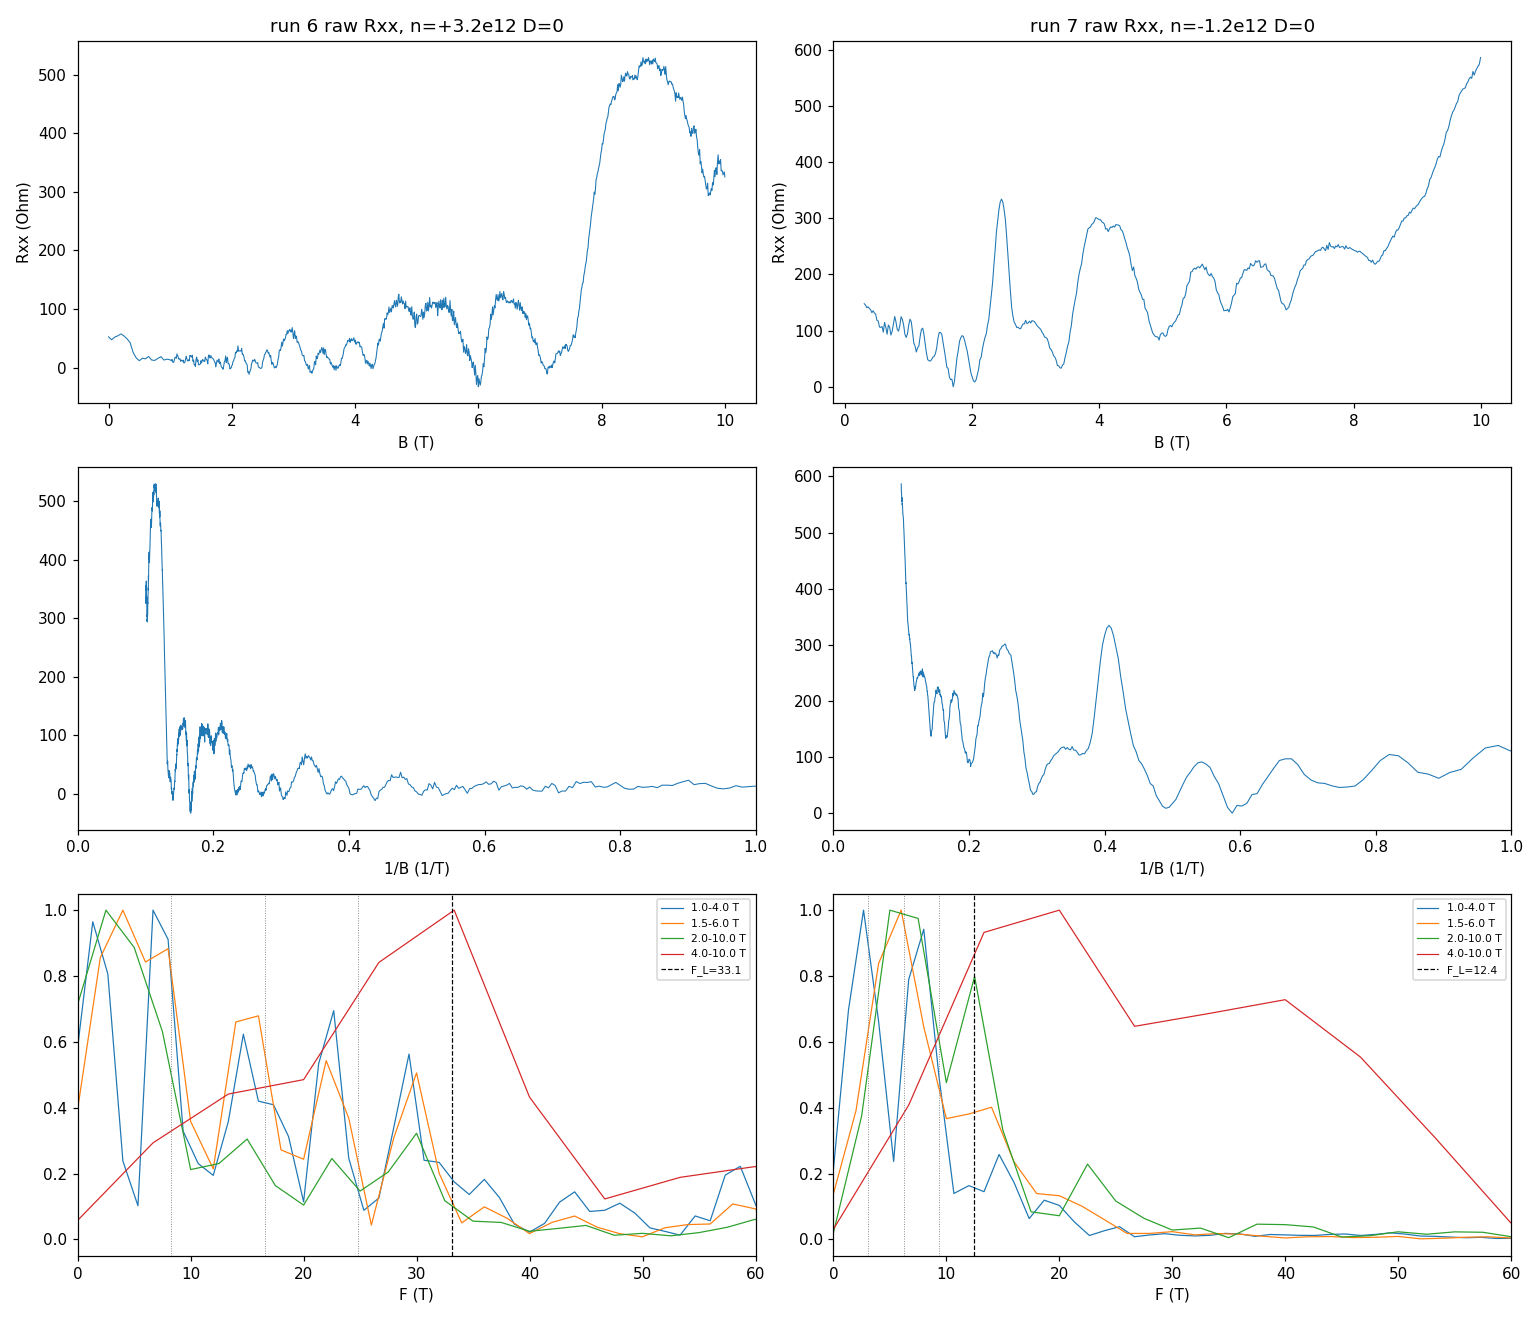

Recreate this plot in Python.
"""Scratch: SdH read of spot checks run 6 (electron, n=+3.2e12) and run 7 (hole, n=-1.2e12)."""
import numpy as np, matplotlib
matplotlib.use("Agg")
import matplotlib.pyplot as plt
from hera.analysis import open_run, sdh_fft, sdh_onset, SdhOnsetError, luttinger_frequency

def load(i):
    r = open_run(f"data/{i}")
    B = r.col("magnet_field"); I = r.col("sr0_X")/(-1e6); R = r.col("sr1_X")/I
    o = np.argsort(B); return B[o], R[o], r

fig, axs = plt.subplots(3, 2, figsize=(14, 12))
for k, (rid, n12) in enumerate([(6, 3.2), (7, -1.2)]):
    B, R, r = load(rid)
    FL = luttinger_frequency(abs(n12)*1e16)
    print(f"\n=== run {rid}: n = {n12:+.2f}e12, F_L (single FS, g=4) = {FL:.2f} T; pts {len(B)}, B {B.min():.2f}-{B.max():.2f}")
    axs[0, k].plot(B, R, lw=0.7); axs[0, k].set_title(f"run {rid} raw Rxx, n={n12:+.1f}e12 D=0"); axs[0, k].set_xlabel("B (T)"); axs[0, k].set_ylabel("Rxx (Ohm)")
    m = B > 0.29
    axs[1, k].plot(1/B[m], R[m], lw=0.7); axs[1, k].set_xlabel("1/B (1/T)"); axs[1, k].set_xlim(0, 1/1.0)
    # onset
    try:
        on = sdh_onset(R, B, r_full_scale=50e-6/10e-9)
        print(on.summary())
    except SdhOnsetError as e:
        print("sdh_onset failed:", e)
    # FFT in windows
    for (blo, bhi), c in [((1.0, 4.0), "C0"), ((1.5, 6.0), "C1"), ((2.0, 10.0), "C2"), ((4.0, 10.0), "C3")]:
        mm = (B >= blo) & (B <= bhi)
        if mm.sum() < 20: continue
        f, sp = sdh_fft(R[mm][:, None], B[mm], bg_degree=4, log=False, nfft=2048)
        sp = sp[0]; sel = (f > 1) & (f < 80)
        pk = f[sel][np.argsort(sp[sel])[::-1][:6]]
        print(f"  FFT window {blo}-{bhi} T: top peaks (T): {np.round(np.sort(pk),2)}")
        axs[2, k].plot(f, sp/sp[sel].max(), c, lw=0.8, label=f"{blo}-{bhi} T")
    axs[2, k].axvline(FL, color="k", ls="--", lw=0.8, label=f"F_L={FL:.1f}")
    for frac in (0.25, 0.5, 0.75): axs[2, k].axvline(FL*frac, color="gray", ls=":", lw=0.6)
    axs[2, k].set_xlim(0, 60); axs[2, k].set_xlabel("F (T)"); axs[2, k].legend(fontsize=7)
    # minima positions (candidates for QH) at high B
    from scipy.signal import find_peaks, savgol_filter
    mm = B > 1.0
    Rs = savgol_filter(R[mm], 7, 2)
    mins, _ = find_peaks(-Rs, prominence=max(5, 0.05*Rs.max()))
    Bm = B[mm][mins]
    nu_geo = abs(n12)*1e16*6.62607e-34/(1.602e-19*Bm)
    print("  Rxx minima (B, R, nu_geo-cal):", [(round(b,2), round(float(v),1), round(float(nu),1)) for b, v, nu in zip(Bm, Rs[mins], nu_geo) if b > 1.5])
    print("  Rxx maxima B>4 T:", np.round(B[mm][find_peaks(Rs, prominence=max(10, 0.1*Rs.max()))[0]], 2))
fig.tight_layout(); fig.savefig("hera_scratch/sdh_spots.png", dpi=110)
print("saved hera_scratch/sdh_spots.png")
